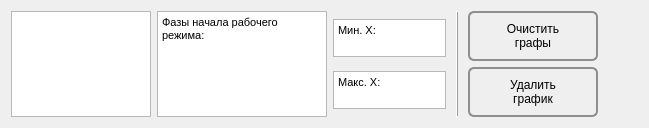
      <widget class="QWidget" name="tab_2">
       <attribute name="title">
        <string>Главная</string>
       </attribute>
       <layout class="QHBoxLayout" name="horizontalLayout_12">
        <item>
         <widget class="QListWidget" name="listWidget">
          <property name="sizePolicy">
           <sizepolicy hsizetype="Preferred" vsizetype="Preferred">
            <horstretch>0</horstretch>
            <verstretch>0</verstretch>
           </sizepolicy>
          </property>
          <property name="minimumSize">
           <size>
            <width>130</width>
            <height>0</height>
           </size>
          </property>
          <property name="maximumSize">
           <size>
            <width>140</width>
            <height>16777215</height>
           </size>
          </property>
          <property name="contextMenuPolicy">
           <enum>Qt::DefaultContextMenu</enum>
          </property>
          <property name="toolTip">
           <string>Список графиков</string>
          </property>
          <property name="wordWrap">
           <bool>true</bool>
          </property>
          <property name="sortingEnabled">
           <bool>false</bool>
          </property>
         </widget>
        </item>
        <item>
         <widget class="QTextBrowser" name="Browser_stWork">
          <property name="sizePolicy">
           <sizepolicy hsizetype="Preferred" vsizetype="Preferred">
            <horstretch>0</horstretch>
            <verstretch>0</verstretch>
           </sizepolicy>
          </property>
          <property name="minimumSize">
           <size>
            <width>160</width>
            <height>0</height>
           </size>
          </property>
          <property name="maximumSize">
           <size>
            <width>170</width>
            <height>16777215</height>
           </size>
          </property>
          <property name="html">
           <string>&lt;!DOCTYPE HTML PUBLIC &quot;-//W3C//DTD HTML 4.0//EN&quot; &quot;http://www.w3.org/TR/REC-html40/strict.dtd&quot;&gt;
&lt;html&gt;&lt;head&gt;&lt;meta name=&quot;qrichtext&quot; content=&quot;1&quot; /&gt;&lt;style type=&quot;text/css&quot;&gt;
p, li { white-space: pre-wrap; }
&lt;/style&gt;&lt;/head&gt;&lt;body style=&quot; font-family:'MS Shell Dlg 2'; font-size:9pt; font-weight:400; font-style:normal;&quot;&gt;
&lt;p style=&quot; margin-top:0px; margin-bottom:0px; margin-left:0px; margin-right:0px; -qt-block-indent:0; text-indent:0px;&quot;&gt;&lt;span style=&quot; font-size:8.25pt;&quot;&gt;Фазы начала рабочего режима:&lt;/span&gt;&lt;/p&gt;&lt;/body&gt;&lt;/html&gt;</string>
          </property>
         </widget>
        </item>
        <item>
         <layout class="QVBoxLayout" name="verticalLayout_12">
          <item>
           <widget class="QTextBrowser" name="Browser_Min">
            <property name="sizePolicy">
             <sizepolicy hsizetype="Preferred" vsizetype="Preferred">
              <horstretch>0</horstretch>
              <verstretch>0</verstretch>
             </sizepolicy>
            </property>
            <property name="maximumSize">
             <size>
              <width>113</width>
              <height>38</height>
             </size>
            </property>
            <property name="html">
             <string>&lt;!DOCTYPE HTML PUBLIC &quot;-//W3C//DTD HTML 4.0//EN&quot; &quot;http://www.w3.org/TR/REC-html40/strict.dtd&quot;&gt;
&lt;html&gt;&lt;head&gt;&lt;meta name=&quot;qrichtext&quot; content=&quot;1&quot; /&gt;&lt;style type=&quot;text/css&quot;&gt;
p, li { white-space: pre-wrap; }
&lt;/style&gt;&lt;/head&gt;&lt;body style=&quot; font-family:'MS Shell Dlg 2'; font-size:9pt; font-weight:400; font-style:normal;&quot;&gt;
&lt;p style=&quot; margin-top:0px; margin-bottom:0px; margin-left:0px; margin-right:0px; -qt-block-indent:0; text-indent:0px;&quot;&gt;&lt;span style=&quot; font-size:8.25pt;&quot;&gt;Мин. X: &lt;/span&gt;&lt;/p&gt;&lt;/body&gt;&lt;/html&gt;</string>
            </property>
           </widget>
          </item>
          <item>
           <widget class="QTextBrowser" name="Browser_Max">
            <property name="sizePolicy">
             <sizepolicy hsizetype="Preferred" vsizetype="Preferred">
              <horstretch>0</horstretch>
              <verstretch>0</verstretch>
             </sizepolicy>
            </property>
            <property name="minimumSize">
             <size>
              <width>20</width>
              <height>20</height>
             </size>
            </property>
            <property name="maximumSize">
             <size>
              <width>113</width>
              <height>38</height>
             </size>
            </property>
            <property name="html">
             <string>&lt;!DOCTYPE HTML PUBLIC &quot;-//W3C//DTD HTML 4.0//EN&quot; &quot;http://www.w3.org/TR/REC-html40/strict.dtd&quot;&gt;
&lt;html&gt;&lt;head&gt;&lt;meta name=&quot;qrichtext&quot; content=&quot;1&quot; /&gt;&lt;style type=&quot;text/css&quot;&gt;
p, li { white-space: pre-wrap; }
&lt;/style&gt;&lt;/head&gt;&lt;body style=&quot; font-family:'MS Shell Dlg 2'; font-size:9pt; font-weight:400; font-style:normal;&quot;&gt;
&lt;p style=&quot; margin-top:0px; margin-bottom:0px; margin-left:0px; margin-right:0px; -qt-block-indent:0; text-indent:0px;&quot;&gt;&lt;span style=&quot; font-size:8.25pt;&quot;&gt;Макс. X: &lt;/span&gt;&lt;/p&gt;&lt;/body&gt;&lt;/html&gt;</string>
            </property>
           </widget>
          </item>
         </layout>
        </item>
        <item>
         <widget class="QLabel" name="label_14">
          <property name="sizePolicy">
           <sizepolicy hsizetype="Preferred" vsizetype="Preferred">
            <horstretch>0</horstretch>
            <verstretch>0</verstretch>
           </sizepolicy>
          </property>
          <property name="minimumSize">
           <size>
            <width>10</width>
            <height>0</height>
           </size>
          </property>
          <property name="maximumSize">
           <size>
            <width>10</width>
            <height>16777215</height>
           </size>
          </property>
          <property name="frameShape">
           <enum>QFrame::VLine</enum>
          </property>
          <property name="frameShadow">
           <enum>QFrame::Raised</enum>
          </property>
          <property name="text">
           <string/>
          </property>
         </widget>
        </item>
        <item>
         <layout class="QVBoxLayout" name="verticalLayout_23">
          <item>
           <widget class="QPushButton" name="btn_clearGraph">
            <property name="sizePolicy">
             <sizepolicy hsizetype="Preferred" vsizetype="Preferred">
              <horstretch>0</horstretch>
              <verstretch>0</verstretch>
             </sizepolicy>
            </property>
            <property name="minimumSize">
             <size>
              <width>130</width>
              <height>50</height>
             </size>
            </property>
            <property name="maximumSize">
             <size>
              <width>130</width>
              <height>50</height>
             </size>
            </property>
            <property name="autoFillBackground">
             <bool>false</bool>
            </property>
            <property name="styleSheet">
             <string notr="true"> QPushButton {
     border: 2px solid #8f8f91;
     border-radius: 6px;
     background-color: qlineargradient(x1: 0, y1: 0, x2: 0, y2: 1,
                                       stop: 0 #f6f7fa, stop: 1 #dadbde);
}
QPushButton:pressed {
     background-color: qlineargradient(x1: 0, y1: 0, x2: 0, y2: 1,
                                       stop: 0 #dadbde, stop: 1 #f6f7fa);
 }
QPushButton:checked{
     background-color: qlineargradient(x1: 0, y1: 0, x2: 1, y2: 1,
                                       stop: 0 #dadbde, stop: 1 #a0a0a4);
 }</string>
            </property>
            <property name="text">
             <string>Очистить
графы</string>
            </property>
            <property name="icon">
             <iconset resource="source.qrc">
              <normaloff>:/img/img/img_clear.png</normaloff>:/img/img/img_clear.png</iconset>
            </property>
            <property name="iconSize">
             <size>
              <width>25</width>
              <height>25</height>
             </size>
            </property>
           </widget>
          </item>
          <item>
           <widget class="QPushButton" name="btn_delGraph">
            <property name="sizePolicy">
             <sizepolicy hsizetype="Preferred" vsizetype="Preferred">
              <horstretch>0</horstretch>
              <verstretch>0</verstretch>
             </sizepolicy>
            </property>
            <property name="minimumSize">
             <size>
              <width>130</width>
              <height>50</height>
             </size>
            </property>
            <property name="maximumSize">
             <size>
              <width>130</width>
              <height>50</height>
             </size>
            </property>
            <property name="toolTip">
             <string>&lt;html&gt;&lt;head/&gt;&lt;body&gt;&lt;p&gt;Удалить выделенный график из списка&lt;/p&gt;&lt;/body&gt;&lt;/html&gt;</string>
            </property>
            <property name="autoFillBackground">
             <bool>false</bool>
            </property>
            <property name="styleSheet">
             <string notr="true"> QPushButton {
     border: 2px solid #8f8f91;
     border-radius: 6px;
     background-color: qlineargradient(x1: 0, y1: 0, x2: 0, y2: 1,
                                       stop: 0 #f6f7fa, stop: 1 #dadbde);
}
QPushButton:pressed {
     background-color: qlineargradient(x1: 0, y1: 0, x2: 0, y2: 1,
                                       stop: 0 #dadbde, stop: 1 #f6f7fa);
 }
QPushButton:checked{
     background-color: qlineargradient(x1: 0, y1: 0, x2: 1, y2: 1,
                                       stop: 0 #dadbde, stop: 1 #a0a0a4);
 }</string>
            </property>
            <property name="text">
             <string>Удалить
график</string>
            </property>
            <property name="icon">
             <iconset resource="source.qrc">
              <normaloff>:/img/img/del4.png</normaloff>:/img/img/del4.png</iconset>
            </property>
            <property name="iconSize">
             <size>
              <width>25</width>
              <height>25</height>
             </size>
            </property>
            <property name="shortcut">
             <string>Del</string>
            </property>
           </widget>
          </item>
         </layout>
        </item>
        <item>
         <spacer name="horizontalSpacer_9">
          <property name="orientation">
           <enum>Qt::Horizontal</enum>
          </property>
          <property name="sizeType">
           <enum>QSizePolicy::Expanding</enum>
          </property>
          <property name="sizeHint" stdset="0">
           <size>
            <width>40</width>
            <height>20</height>
           </size>
          </property>
         </spacer>
        </item>
       </layout>
      </widget>
